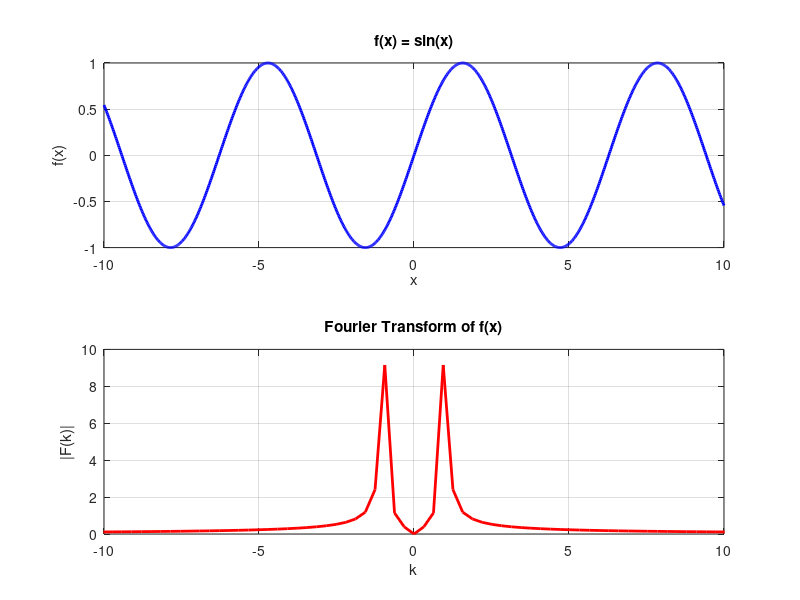

Here is the MATLAB script that generated this plot: (Note: this script raises an error after producing the figure.)
% Define the function f(x) = sin(x)
f = @(x) sin(x);
% Parameters
L = 10;              % Length of the interval [-L, L]
N = 2^10;            % Number of points for numerical integration and FFT
% Define the x values and the function f(x)
x = linspace(-L, L, N);
y = f(x);
% Compute the Fourier Transform using FFT
dk = 2*pi / (2*L);           % Frequency step size
k = (-N/2:N/2-1) * dk;       % Frequency values
F = fftshift(fft(y)) * (2*L/N);   % Perform FFT and adjust scaling
% Plotting
figure;
subplot(2,1,1);
plot(x, y, 'b-', 'LineWidth', 2);
title('f(x) = sin(x)');
xlabel('x');
ylabel('f(x)');
grid on;
subplot(2,1,2);
plot(k, abs(F), 'r-', 'LineWidth', 2);
title('Fourier Transform of f(x)');
xlabel('k');
ylabel('|F(k)|');
grid on;
% Adjust the x-axis limits to focus on central frequencies
xlim([-10 10]);
% Overall title
sgtitle('Fourier Transform of f(x) = sin(x)');
